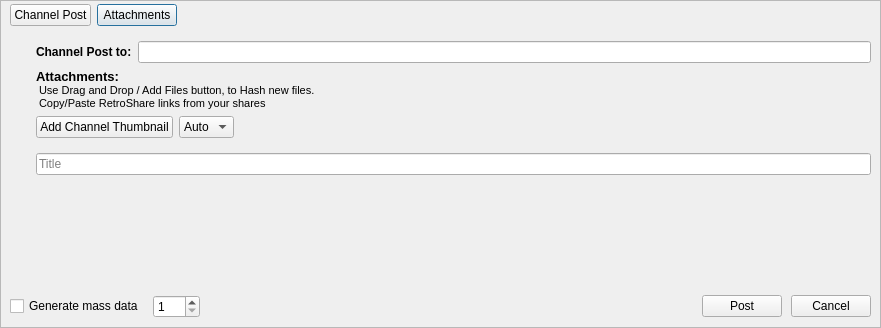
<?xml version="1.0" encoding="UTF-8"?>
<ui version="4.0">
 <class>CreateGxsChannelMsg</class>
 <widget class="QDialog" name="CreateGxsChannelMsg">
  <property name="geometry">
   <rect>
    <x>0</x>
    <y>0</y>
    <width>881</width>
    <height>328</height>
   </rect>
  </property>
  <property name="acceptDrops">
   <bool>true</bool>
  </property>
  <property name="windowTitle">
   <string>New Channel Post</string>
  </property>
  <property name="windowIcon">
   <iconset resource="../images.qrc">
    <normaloff>:/images/logo/logo_16.png</normaloff>:/images/logo/logo_16.png</iconset>
  </property>
  <layout class="QGridLayout" name="gridLayout">
   <property name="leftMargin">
    <number>0</number>
   </property>
   <property name="topMargin">
    <number>0</number>
   </property>
   <property name="rightMargin">
    <number>0</number>
   </property>
   <property name="bottomMargin">
    <number>0</number>
   </property>
   <property name="horizontalSpacing">
    <number>6</number>
   </property>
   <property name="verticalSpacing">
    <number>0</number>
   </property>
   <item row="1" column="0">
    <widget class="QFrame" name="mainFrame">
     <property name="frameShape">
      <enum>QFrame::StyledPanel</enum>
     </property>
     <property name="frameShadow">
      <enum>QFrame::Raised</enum>
     </property>
     <layout class="QGridLayout" name="gridLayout_4">
      <property name="topMargin">
       <number>3</number>
      </property>
      <property name="horizontalSpacing">
       <number>6</number>
      </property>
      <property name="verticalSpacing">
       <number>0</number>
      </property>
      <item row="0" column="1">
       <widget class="QPushButton" name="attachmentsButton">
        <property name="text">
         <string>Attachments</string>
        </property>
        <property name="iconSize">
         <size>
          <width>24</width>
          <height>24</height>
         </size>
        </property>
       </widget>
      </item>
      <item row="1" column="0" colspan="3">
       <widget class="QStackedWidget" name="stackedWidget">
        <property name="mouseTracking">
         <bool>true</bool>
        </property>
        <property name="contextMenuPolicy">
         <enum>Qt::CustomContextMenu</enum>
        </property>
        <property name="acceptDrops">
         <bool>false</bool>
        </property>
        <property name="currentIndex">
         <number>0</number>
        </property>
        <widget class="QWidget" name="stackedWidgetPage1">
         <layout class="QGridLayout" name="gridLayout_2">
          <property name="leftMargin">
           <number>0</number>
          </property>
          <property name="rightMargin">
           <number>0</number>
          </property>
          <item row="0" column="0" rowspan="4">
           <layout class="QVBoxLayout" name="verticalLayout_2">
            <item>
             <widget class="ChannelPostThumbnailView" name="preview_W" native="true">
              <property name="sizePolicy">
               <sizepolicy hsizetype="Preferred" vsizetype="MinimumExpanding">
                <horstretch>0</horstretch>
                <verstretch>0</verstretch>
               </sizepolicy>
              </property>
             </widget>
            </item>
            <item>
             <spacer name="verticalSpacer_2">
              <property name="orientation">
               <enum>Qt::Vertical</enum>
              </property>
              <property name="sizeHint" stdset="0">
               <size>
                <width>20</width>
                <height>1</height>
               </size>
              </property>
             </spacer>
            </item>
           </layout>
          </item>
          <item row="0" column="1">
           <layout class="QHBoxLayout" name="channelNameHLayout">
            <property name="topMargin">
             <number>6</number>
            </property>
            <item>
             <widget class="QLabel" name="channelNameLabel">
              <property name="sizePolicy">
               <sizepolicy hsizetype="Preferred" vsizetype="Fixed">
                <horstretch>0</horstretch>
                <verstretch>0</verstretch>
               </sizepolicy>
              </property>
              <property name="font">
               <font>
                <weight>75</weight>
                <bold>true</bold>
               </font>
              </property>
              <property name="text">
               <string>Channel Post to:</string>
              </property>
             </widget>
            </item>
            <item>
             <widget class="QLineEdit" name="channelName">
              <property name="enabled">
               <bool>true</bool>
              </property>
              <property name="readOnly">
               <bool>true</bool>
              </property>
             </widget>
            </item>
           </layout>
          </item>
          <item row="1" column="1">
           <widget class="QLabel" name="channelAttachLabel">
            <property name="text">
             <string>&lt;!DOCTYPE HTML PUBLIC &quot;-//W3C//DTD HTML 4.0//EN&quot; &quot;http://www.w3.org/TR/REC-html40/strict.dtd&quot;&gt;
&lt;html&gt;&lt;head&gt;&lt;meta name=&quot;qrichtext&quot; content=&quot;1&quot; /&gt;&lt;style type=&quot;text/css&quot;&gt;
p, li { white-space: pre-wrap; }
&lt;/style&gt;&lt;/head&gt;&lt;body style=&quot; font-family:'Ubuntu'; font-size:11pt; font-weight:400; font-style:normal;&quot;&gt;
&lt;p style=&quot; margin-top:0px; margin-bottom:0px; margin-left:0px; margin-right:0px; -qt-block-indent:0; text-indent:0px;&quot;&gt;&lt;span style=&quot; font-family:'MS Shell Dlg 2'; font-size:10pt; font-weight:600;&quot;&gt;Attachments:&lt;/span&gt;&lt;/p&gt;
&lt;p style=&quot; margin-top:0px; margin-bottom:0px; margin-left:0px; margin-right:0px; -qt-block-indent:0; text-indent:0px;&quot;&gt;&lt;img src=&quot;:/images/feedback_arrow.png&quot; /&gt;&lt;span style=&quot; font-family:'MS Shell Dlg 2'; font-size:8pt;&quot;&gt; Use Drag and Drop / Add Files button, to Hash new files.&lt;/span&gt;&lt;/p&gt;
&lt;p style=&quot; margin-top:0px; margin-bottom:0px; margin-left:0px; margin-right:0px; -qt-block-indent:0; text-indent:0px;&quot;&gt;&lt;img src=&quot;:/images/feedback_arrow.png&quot; /&gt;&lt;span style=&quot; font-family:'MS Shell Dlg 2'; font-size:8pt;&quot;&gt; Copy/Paste RetroShare links from your shares&lt;/span&gt;&lt;/p&gt;&lt;/body&gt;&lt;/html&gt;</string>
            </property>
           </widget>
          </item>
          <item row="2" column="1">
           <layout class="QHBoxLayout" name="horizontalLayout">
            <item>
             <widget class="QPushButton" name="addThumbnailButton">
              <property name="text">
               <string>Add Channel Thumbnail</string>
              </property>
              <property name="iconSize">
               <size>
                <width>24</width>
                <height>24</height>
               </size>
              </property>
             </widget>
            </item>
            <item>
             <widget class="QComboBox" name="aspectRatio_CB">
              <property name="toolTip">
               <string>&lt;html&gt;&lt;head/&gt;&lt;body&gt;&lt;p&gt;Choose aspect ratio policy. In 'Auto' mode, the most suitable aspect ratio is chosen for you.&lt;/p&gt;&lt;/body&gt;&lt;/html&gt;</string>
              </property>
              <property name="iconSize">
               <size>
                <width>24</width>
                <height>24</height>
               </size>
              </property>
              <item>
               <property name="text">
                <string>Auto</string>
               </property>
              </item>
              <item>
               <property name="text">
                <string>1:1</string>
               </property>
              </item>
              <item>
               <property name="text">
                <string>3:4</string>
               </property>
              </item>
              <item>
               <property name="text">
                <string>16:9</string>
               </property>
              </item>
             </widget>
            </item>
            <item>
             <spacer name="horizontalSpacer_2">
              <property name="orientation">
               <enum>Qt::Horizontal</enum>
              </property>
              <property name="sizeType">
               <enum>QSizePolicy::Expanding</enum>
              </property>
              <property name="sizeHint" stdset="0">
               <size>
                <width>40</width>
                <height>20</height>
               </size>
              </property>
             </spacer>
            </item>
           </layout>
          </item>
          <item row="3" column="1">
           <layout class="QVBoxLayout" name="verticalLayout_3">
            <property name="topMargin">
             <number>9</number>
            </property>
            <item>
             <widget class="QLineEdit" name="subjectEdit">
              <property name="placeholderText">
               <string>Title</string>
              </property>
             </widget>
            </item>
            <item>
             <spacer name="verticalSpacer">
              <property name="orientation">
               <enum>Qt::Vertical</enum>
              </property>
              <property name="sizeHint" stdset="0">
               <size>
                <width>20</width>
                <height>40</height>
               </size>
              </property>
             </spacer>
            </item>
           </layout>
          </item>
          <item row="4" column="0" colspan="2">
           <widget class="RichTextEdit" name="RichTextEditWidget" native="true">
            <property name="sizePolicy">
             <sizepolicy hsizetype="Expanding" vsizetype="Expanding">
              <horstretch>0</horstretch>
              <verstretch>0</verstretch>
             </sizepolicy>
            </property>
           </widget>
          </item>
         </layout>
        </widget>
        <widget class="QWidget" name="stackedWidgetPage2">
         <layout class="QVBoxLayout" name="verticalLayout">
          <item>
           <layout class="QHBoxLayout" name="horizontalLayout_2">
            <item>
             <widget class="QPushButton" name="addFileButton">
              <property name="sizePolicy">
               <sizepolicy hsizetype="Fixed" vsizetype="Fixed">
                <horstretch>0</horstretch>
                <verstretch>0</verstretch>
               </sizepolicy>
              </property>
              <property name="minimumSize">
               <size>
                <width>34</width>
                <height>34</height>
               </size>
              </property>
              <property name="toolTip">
               <string>&lt;html&gt;&lt;head/&gt;&lt;body&gt;&lt;p&gt;Add File&lt;/p&gt;&lt;/body&gt;&lt;/html&gt;</string>
              </property>
              <property name="text">
               <string/>
              </property>
              <property name="icon">
               <iconset resource="../icons.qrc">
                <normaloff>:/icons/png/add-file.png</normaloff>:/icons/png/add-file.png</iconset>
              </property>
             </widget>
            </item>
            <item>
             <widget class="QPushButton" name="pasteFromClipboardButton">
              <property name="sizePolicy">
               <sizepolicy hsizetype="Fixed" vsizetype="Fixed">
                <horstretch>0</horstretch>
                <verstretch>0</verstretch>
               </sizepolicy>
              </property>
              <property name="minimumSize">
               <size>
                <width>34</width>
                <height>34</height>
               </size>
              </property>
              <property name="toolTip">
               <string>&lt;html&gt;&lt;head/&gt;&lt;body&gt;&lt;p&gt;Paste retroshare link(s) from clipboard.&lt;/p&gt;&lt;/body&gt;&lt;/html&gt;</string>
              </property>
              <property name="text">
               <string/>
              </property>
              <property name="icon">
               <iconset resource="../icons.qrc">
                <normaloff>:/icons/png/copy.png</normaloff>:/icons/png/copy.png</iconset>
              </property>
             </widget>
            </item>
            <item>
             <widget class="QPushButton" name="removeAllFilesButton">
              <property name="sizePolicy">
               <sizepolicy hsizetype="Fixed" vsizetype="Fixed">
                <horstretch>0</horstretch>
                <verstretch>0</verstretch>
               </sizepolicy>
              </property>
              <property name="minimumSize">
               <size>
                <width>34</width>
                <height>34</height>
               </size>
              </property>
              <property name="toolTip">
               <string>&lt;html&gt;&lt;head/&gt;&lt;body&gt;&lt;p&gt;Add File&lt;/p&gt;&lt;/body&gt;&lt;/html&gt;</string>
              </property>
              <property name="text">
               <string/>
              </property>
              <property name="icon">
               <iconset resource="../icons.qrc">
                <normaloff>:/icons/png/cancel.png</normaloff>:/icons/png/cancel.png</iconset>
              </property>
             </widget>
            </item>
            <item>
             <widget class="QCheckBox" name="thumbNailCb">
              <property name="toolTip">
               <string>Allow channels to get frame for message thumbnail from movie media attachments or not</string>
              </property>
              <property name="text">
               <string>Auto Thumbnail</string>
              </property>
             </widget>
            </item>
            <item>
             <spacer name="attachmentsHSpacer">
              <property name="orientation">
               <enum>Qt::Horizontal</enum>
              </property>
              <property name="sizeHint" stdset="0">
               <size>
                <width>334</width>
                <height>26</height>
               </size>
              </property>
             </spacer>
            </item>
           </layout>
          </item>
          <item>
           <widget class="QScrollArea" name="attachmentsScrollArea">
            <property name="verticalScrollBarPolicy">
             <enum>Qt::ScrollBarAlwaysOn</enum>
            </property>
            <property name="widgetResizable">
             <bool>true</bool>
            </property>
            <widget class="QWidget" name="scrollAreaWidgetContents">
             <property name="geometry">
              <rect>
               <x>0</x>
               <y>0</y>
               <width>827</width>
               <height>24</height>
              </rect>
             </property>
             <property name="sizePolicy">
              <sizepolicy hsizetype="Preferred" vsizetype="Fixed">
               <horstretch>0</horstretch>
               <verstretch>0</verstretch>
              </sizepolicy>
             </property>
             <layout class="QVBoxLayout" name="scrollAreaWidgetContentsVLayout">
              <property name="spacing">
               <number>3</number>
              </property>
              <property name="leftMargin">
               <number>3</number>
              </property>
              <property name="topMargin">
               <number>3</number>
              </property>
              <property name="rightMargin">
               <number>3</number>
              </property>
              <property name="bottomMargin">
               <number>3</number>
              </property>
              <item>
               <widget class="QFrame" name="fileFrame">
                <property name="minimumSize">
                 <size>
                  <width>0</width>
                  <height>0</height>
                 </size>
                </property>
                <property name="acceptDrops">
                 <bool>true</bool>
                </property>
                <property name="toolTip">
                 <string>Drag and Drop Files from Search Results</string>
                </property>
                <layout class="QGridLayout" name="fileFrameGLayout"/>
               </widget>
              </item>
             </layout>
            </widget>
           </widget>
          </item>
         </layout>
        </widget>
       </widget>
      </item>
      <item row="0" column="2">
       <spacer name="horizontalSpacer">
        <property name="orientation">
         <enum>Qt::Horizontal</enum>
        </property>
        <property name="sizeHint" stdset="0">
         <size>
          <width>486</width>
          <height>20</height>
         </size>
        </property>
       </spacer>
      </item>
      <item row="0" column="0">
       <widget class="QPushButton" name="channelpostButton">
        <property name="text">
         <string>Channel Post</string>
        </property>
        <property name="iconSize">
         <size>
          <width>24</width>
          <height>24</height>
         </size>
        </property>
       </widget>
      </item>
      <item row="2" column="0" colspan="3">
       <layout class="QHBoxLayout" name="buttonHLayout">
        <property name="spacing">
         <number>9</number>
        </property>
        <item>
         <widget class="QCheckBox" name="generateCheckBox">
          <property name="text">
           <string>Generate mass data</string>
          </property>
         </widget>
        </item>
        <item>
         <widget class="QSpinBox" name="generateSpinBox">
          <property name="minimum">
           <number>1</number>
          </property>
          <property name="maximum">
           <number>999</number>
          </property>
         </widget>
        </item>
        <item>
         <spacer name="horizontalSpacer_3">
          <property name="orientation">
           <enum>Qt::Horizontal</enum>
          </property>
          <property name="sizeHint" stdset="0">
           <size>
            <width>40</width>
            <height>20</height>
           </size>
          </property>
         </spacer>
        </item>
        <item>
         <widget class="QPushButton" name="postButton">
          <property name="text">
           <string>Post</string>
          </property>
         </widget>
        </item>
        <item>
         <widget class="QPushButton" name="cancelButton">
          <property name="text">
           <string>Cancel</string>
          </property>
         </widget>
        </item>
       </layout>
      </item>
     </layout>
    </widget>
   </item>
   <item row="0" column="0">
    <widget class="HeaderFrame" name="headerFrame">
     <property name="frameShadow">
      <enum>QFrame::Plain</enum>
     </property>
    </widget>
   </item>
  </layout>
 </widget>
 <customwidgets>
  <customwidget>
   <class>HeaderFrame</class>
   <extends>QFrame</extends>
   <header>gui/common/HeaderFrame.h</header>
   <container>1</container>
  </customwidget>
  <customwidget>
   <class>RichTextEdit</class>
   <extends>QWidget</extends>
   <header>util/RichTextEdit.h</header>
   <container>1</container>
  </customwidget>
  <customwidget>
   <class>ChannelPostThumbnailView</class>
   <extends>QWidget</extends>
   <header>gui/gxschannels/GxsChannelPostThumbnail.h</header>
   <container>1</container>
  </customwidget>
 </customwidgets>
 <resources>
  <include location="../images.qrc"/>
  <include location="../icons.qrc"/>
 </resources>
 <connections/>
</ui>
